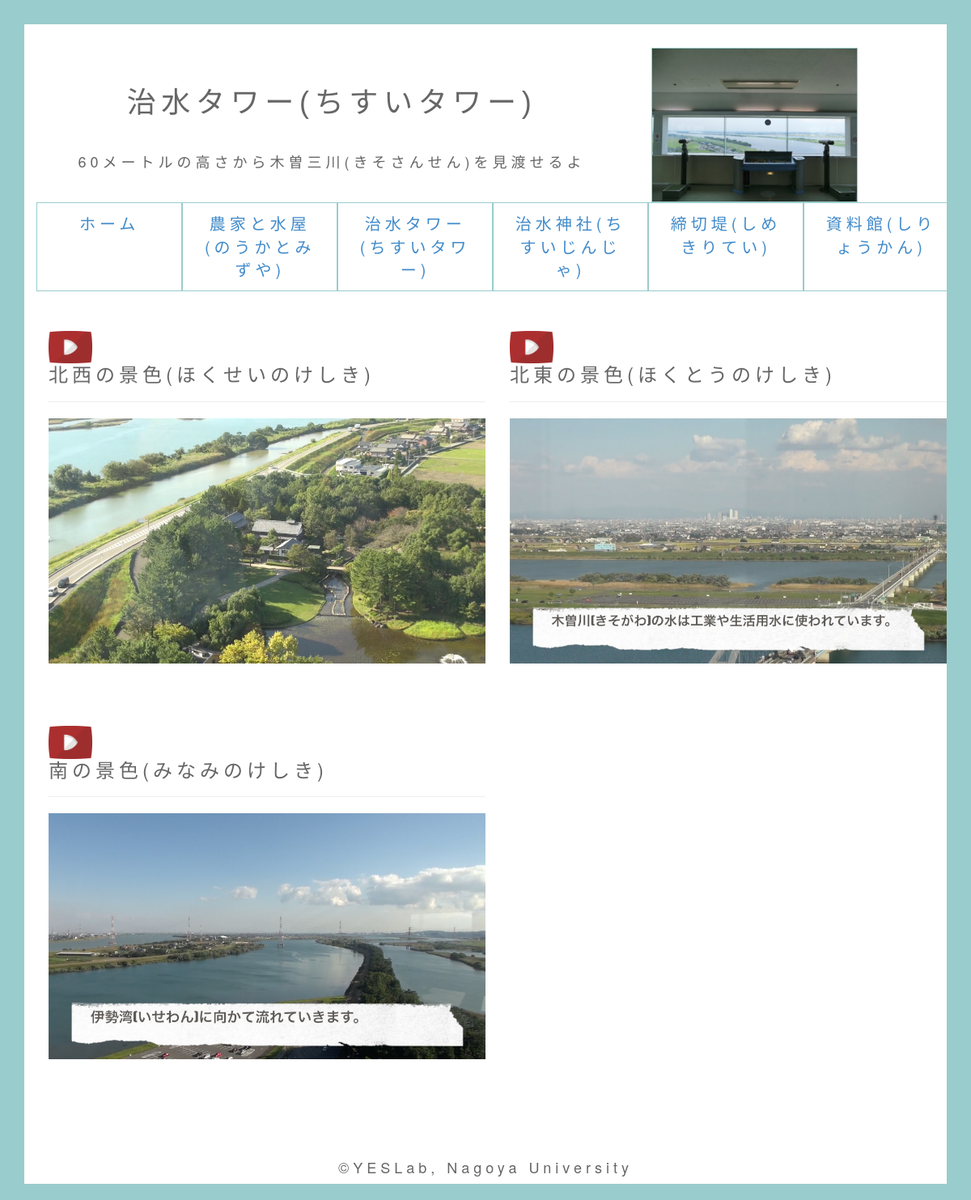
The app's page /spot.php?id=2 with its own data.
### tables this page shows
CREATE TABLE `kiso_spot` (
  `id` int(11) NOT NULL,
  `spot_id` int(11) NOT NULL,
  `spot_name` text NOT NULL,
  `spot_photo` text NOT NULL,
  `spot_icon` text NOT NULL,
  `spot_text` text NOT NULL,
  `spot_boolean` tinyint(1) NOT NULL,
  `spot_created` datetime NOT NULL,
  `spot_modified` timestamp NOT NULL DEFAULT CURRENT_TIMESTAMP ON UPDATE CURRENT_TIMESTAMP
);

CREATE TABLE `kiso_movie` (
  `movie_id` int(11) NOT NULL,
  `spot_id` int(11) NOT NULL,
  `movie_path` text NOT NULL,
  `movie_img` text NOT NULL,
  `movie_title` text NOT NULL,
  `movie_boolean` tinyint(1) NOT NULL,
  `movie_created` datetime NOT NULL,
  `movie_modified` timestamp NOT NULL DEFAULT CURRENT_TIMESTAMP ON UPDATE CURRENT_TIMESTAMP
);

### spot.php (the view, shortened to what this page needs)
<?php
require('dbconnect.php');
$db = mysql_connect($DBSERVER, $DBUSER, $DBPASSWORD) or die(mysql_error());
?>
<?php
$id = $_GET['id'];
$recordSet = mysql_query("SELECT * FROM kiso_spot WHERE spot_id ='$id'",$db);
$data = mysql_fetch_assoc($recordSet);
$recordSetMovie = mysql_query("SELECT * FROM kiso_movie WHERE  movie_boolean=1 AND spot_id='$id'", $db);
?>
<!DOCTYPE html>
<html lang="ja">
<head>
	<link href="css/bootstrap.min.css" rel="stylesheet">
	<link href="//netdna.bootstrapcdn.com/bootstrap/3.0.0/css/bootstrap-glyphicons.css" rel="stylesheet">
	<link href="css/spotstyle.css" rel="stylesheet" type="text/css">
</head>
<body>
<header>
	<div class="text-center">
	<div id="box" class="col-xs-8">
	<br />
	<br />
		<h2><?php echo $data['spot_name'];?></h2><br />
		<h4><?php echo $data['spot_text'];?></h4>
	</div>
<br />
	<div class="col-xs-3">
		<div id="photoimg"><img src="photo/<?php echo $data['spot_photo'];?>.jpg"width="100%"></div>
	</div>
	<div class="col-xs-1">
	</div>
	</div>
</header>
<div class="container">
	<ul class="nav nav-justified">
		<li><a href="../kiso_guide2.0">ホーム</a></li>
		<li><a href="spot.php?id=1">農家と水屋(のうかとみずや)</a></li>
		<li><a href="spot.php?id=2">治水タワー(ちすいタワー)</a></li>
		<li><a href="spot.php?id=5">治水神社(ちすいじんじゃ)</a></li>
		<li><a href="spot.php?id=6">締切堤(しめきりてい)</a></li>
		<li><a href="spot.php?id=8">資料館(しりょうかん)</a></li>
	</ul><br />
	<div class="text-left">
		<?php
			while($movie_data = mysql_fetch_assoc($recordSetMovie)){
		?>
			<div id="movie" class="col-xs-6">
				<h3><img src="icon/movie.png" width=10% class="img-responsive"><?php echo $movie_data['movie_title'];?></h3>
				<hr>
				<a href="play.php?id=<?php echo $movie_data['movie_id'];?>">
				<img src="movie_photo/<?php echo $movie_data['movie_img'];?>.jpg" class="img-responsive" width="100%">
				</a>
				<br />
				<br />
			</div>
		<?php
			}
		?>
	</div>
</div>
<br />
<br />
<footer>
	<h4 class="text-center">&copy;YESLab, Nagoya University</h4>
</footer>
</body>
</html>

### css/spotstyle.css (style rules this page uses)
body { font-size: 20px; color: #666666; letter-spacing: 5px; border: 30px solid#99CCCC }
h2 { font-family:"07YasashisaAntique","MS Pゴシック",sans-serif; font-size: 180%; letter-spacing: 5pt; margin-bottom: 5px; }
li { padding: 1px; border: 1px solid#99CCCC }
#photoimg { border: solid 1px #99CCCC; }

### records on screen
kiso_spot: spot_name "治水タワー(ちすいタワー)", spot_text "60メートルの高さから木曽三川(きそさんせん)を見渡せるよ", spot_photo (picture)
kiso_movie: movie_title "北西の景色(ほくせいのけしき)", movie_img (picture)
kiso_movie: movie_title "北東の景色(ほくとうのけしき)", movie_img (picture)
kiso_movie: movie_title "南の景色(みなみのけしき)", movie_img (picture)
